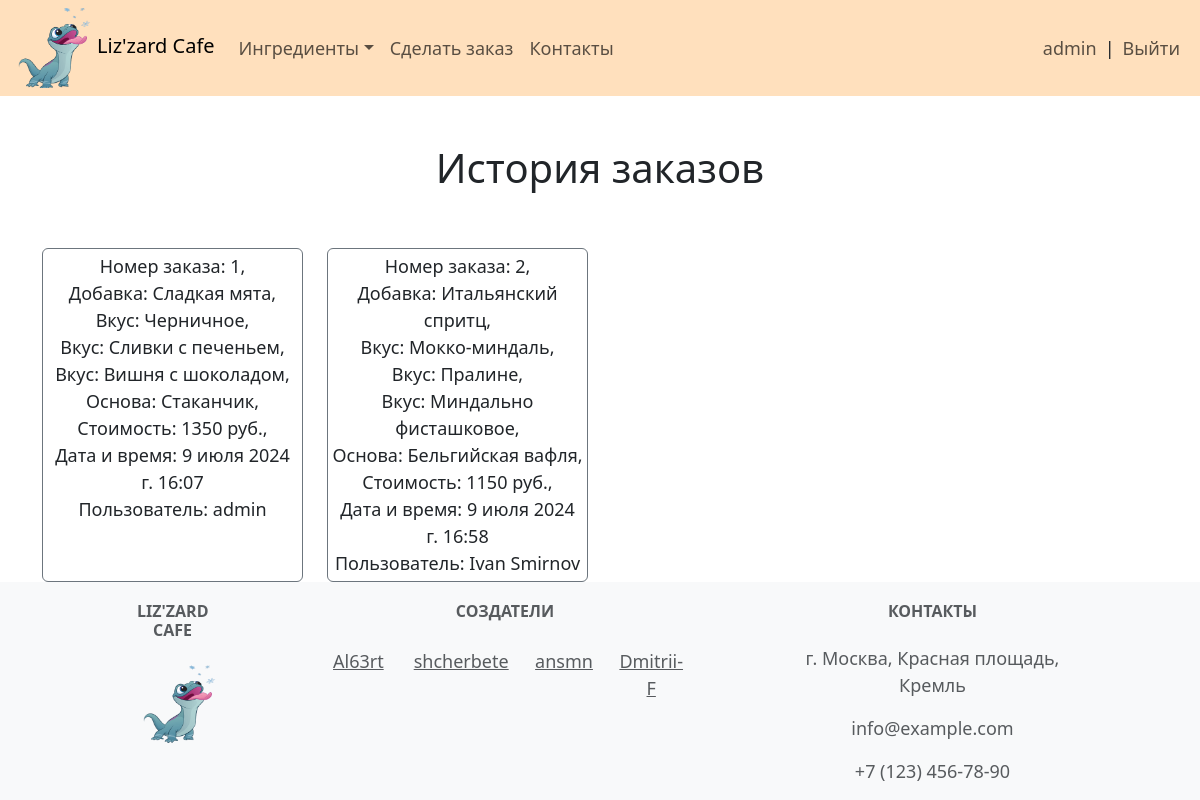
/all_orders/ (signed in), run on an earlier commit of the app's database.
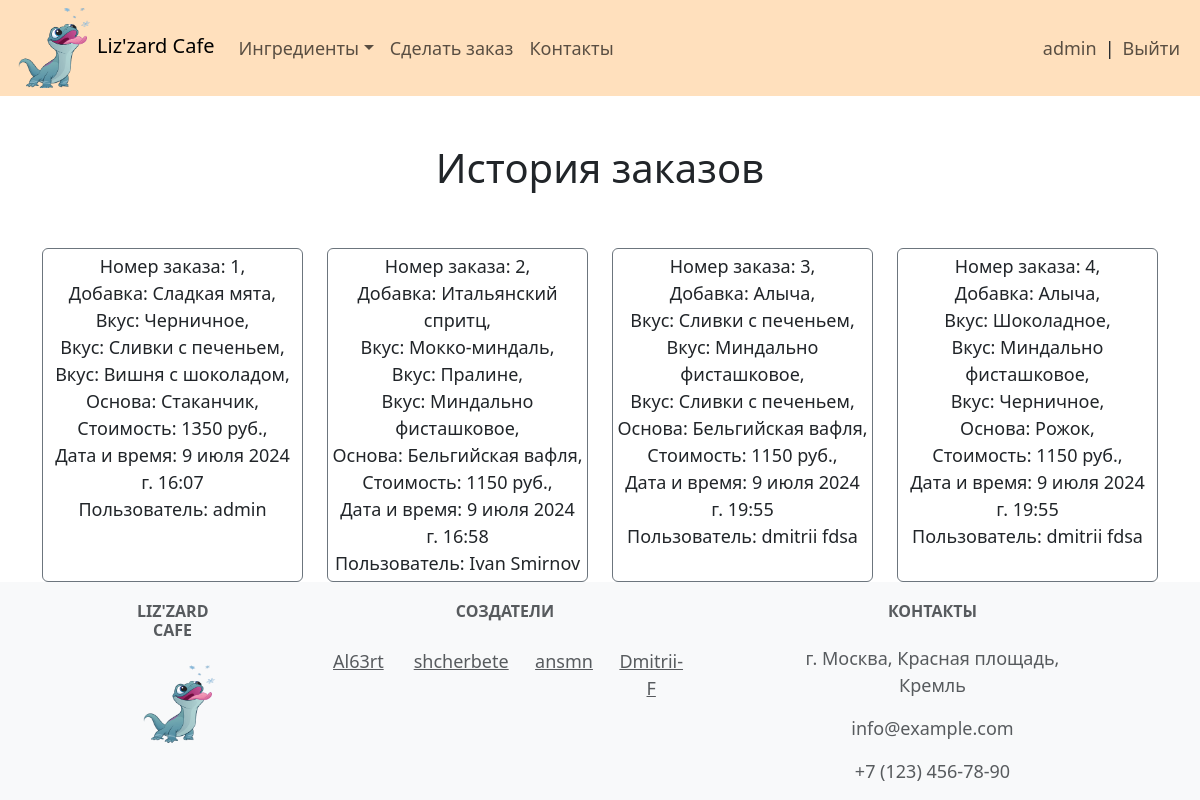
And on a later commit of the database.
### icecream_bar/models.py (models this page shows, shortened)
class IceCreamInContainer(models.Model):
    user = models.ForeignKey(User, on_delete=models.CASCADE)
    topping = models.ForeignKey(Topping, on_delete=models.CASCADE, verbose_name='Добавка')
    flavor3 = models.ForeignKey(Flavor, on_delete=models.CASCADE, related_name='flavor3',
                                verbose_name='Вкус')
    flavor2 = models.ForeignKey(Flavor, on_delete=models.CASCADE, related_name='flavor2',
                                verbose_name='Вкус')
    flavor1 = models.ForeignKey(Flavor, on_delete=models.CASCADE, related_name='flavor1',
                                verbose_name='Вкус')
    container = models.ForeignKey(Container, on_delete=models.CASCADE, verbose_name='Основа')
    total_price = models.DecimalField(max_digits=6, decimal_places=0, verbose_name='Стоимость')
    ordered_at = models.DateTimeField(auto_now_add=True)

class Topping(models.Model):
    name = models.CharField(max_length=100)
    description = models.TextField()
    image = models.ImageField(upload_to='Topping/', blank=True)
    price = models.PositiveIntegerField()
    def __str__(self):
        return self.name

class Flavor(models.Model):
    name = models.CharField(max_length=100)
    description = models.TextField()
    image = models.ImageField(upload_to='Flavor/', blank=True)
    price = models.PositiveIntegerField()
    def __str__(self):
        return self.name

class Container(models.Model):
    name = models.CharField(max_length=100)
    description = models.TextField()
    image = models.ImageField(upload_to='Container/', blank=True)
    price = models.PositiveIntegerField()
    def __str__(self):
        return self.name

### icecream_bar/views.py (the view)
# urls.py: path('all_orders/', views.AllOrdersListView.as_view(), name='all_orders'),
class AllOrdersListView(ListView):
    model = IceCreamInContainer
    template_name = 'icecream_bar/all_orders.html'
    def get_context_data(self):
        context = super().get_context_data()
        context['orders_list'] = IceCreamInContainer.objects.all()
        return context

### icecream_bar/templates/icecream_bar/all_orders.html
{% extends 'base/base.html' %}
{% block content %}
    {% for group in request.user.groups.all %}
        {% if group.name == 'admins' %}
            <div class="container text-center">
                <h1>
                    <br>
                    История заказов
                    <br>
                    <br>
                </h1>
                <div class="row row-cols-1 row-cols-sm-2 row-cols-xl-4 g-4">
                    {% for order in orders_list %}
                        <div class="col">
                            <div class="card border-secondary h-100 p-1">
                                Номер заказа: {{ order.id }},
                                <br>
                                Добавка: {{ order.topping }},
                                <br>
                                Вкус: {{ order.flavor3 }},
                                <br>
                                Вкус: {{ order.flavor2 }},
                                <br>
                                Вкус: {{ order.flavor1 }},
                                <br>
                                Основа: {{ order.container }},
                                <br>
                                Стоимость: {{ order.total_price }} руб.,
                                <br>
                                Дата и время: {{ order.ordered_at }}
                                <br>
                                Пользователь: {{ order.user.first_name }} {{ order.user.last_name }}
                                <br>
                            </div>
                        </div>
                        {% empty %}
                        <p>Нет заказов.</p>
                    {% endfor %}
                </div>
            </div>
        {% endif %}
    {% endfor %}
{% endblock %}

### templates/base/base.html (shortened to what this page needs)
<!DOCTYPE html>
<html lang="en">
    <head>
        <link href="https://cdn.jsdelivr.net/npm/bootstrap@5.3.3/dist/css/bootstrap.min.css"
              rel="stylesheet"
>
        {% load static %}
        <link rel="stylesheet" href="{% static 'main.css' %}">
    </head>
    <body class="d-flex flex-column min-vh-100">
        <header>
            {% include 'base/nav.html' %}
        </header>
        <main>
            {% block content %}{% endblock %}
        </main>
        <footer class="footer mt-auto">
            {% include 'base/footer.html' %}
        </footer>
    </body>
</html>

### templates/base/nav.html (shortened to what this page needs)
<nav class="navbar navbar-expand-lg color-navbar">
    <div class="container-fluid">
        {% load static %}
        <div class="logo">
            <a href="/">
                <img src="{% static 'image/logo.png' %}"
                     alt="Logo"
                     class="navbar-logo-img">
            </a>
        </div>
        <h4>
            <a class="navbar-brand" href="/">Liz'zard Cafe</a>
        </h4>
        <div class="collapse navbar-collapse" id="navbarSupportedContent">
            <ul class="navbar-nav me-auto mb-2 mb-lg-0">
                <li class="nav-item dropdown">
                    <a class="nav-link dropdown-toggle"
                       role="button"
                       data-bs-toggle="dropdown"
                       aria-expanded="false">Ингредиенты</a>
                </li>
                <li class="nav-item">
                    <a class="nav-link" href="{% url 'icecream_bar:order_create' %}">
                        Сделать заказ</a>
                </li>
                <li class="nav-item">
                    <a class="nav-link" href="/contacts/">Контакты</a>
                </li>
            </ul>
            <ul class="navbar-nav ms-auto mb-2 mb-lg-0">
                <li class="nav-item d-inline-flex align-items-center">
                    {% if user.is_authenticated %}
                        <a class="nav-link" href="{% url 'icecream_bar:profile' %}">
                            {{ user.username }}</a> |
                        <a class="nav-link" href="{% url 'logout' %}">Выйти</a>
                    {% else %}
                        <a class="nav-link" href="{% url 'login' %}">Войти</a>
                    {% endif %}
                </li>
            </ul>
        </div>
    </div>
</nav>

### templates/base/footer.html
<footer class="text-center text-lg-start bg-body-tertiary text-muted">
    <div class="pt-1">
        <div class="container text-center text-md-start mt-2">
            <div class="row mt-3">
                <div class="col-md-1 col-lg-1 col-xl-1 mx-auto mb-4">
                    <h6 class="text-center text-uppercase fw-bold mb-4">Liz'zard Cafe</h6>
                    {% load static %}
                    <a href="/">
                        <img src="{% static 'image/logo.png' %}" alt="Logo" class="logo">
                    </a>
                </div>
                <div class="col-md-2 col-xl-4">
                    <h6 class="text-center text-uppercase fw-bold">
                        Создатели
                        <br>
                        <br>
                    </h6>
                    <div class="row">
                        <div class="col text-center">
                            <p>
                                <a href="https://github.com/Al63rt" class="text-reset">Al63rt</a>
                            </p>
                        </div>
                        <div class="col text-center">
                            <p>
                                <a href="https://github.com/shcherbete"
                                   class="text-reset">shcherbete</a>
                            </p>
                        </div>
                        <div class="col text-center">
                            <p>
                                <a href="https://github.com/ansmn" class="text-reset">ansmn</a>
                            </p>
                        </div>
                        <div class="col text-center">
                            <p>
                                <a href="https://github.com/Dmitrii-F"
                                  class="text-reset">Dmitrii-F</a>
                            </p>
                        </div>
                    </div>
                </div>
                <div class="col-md-4 col-lg-3 col-xl-3 mx-auto mb-md-0 mb-4">
                    <h6 class="text-center text-uppercase fw-bold mb-4">Контакты</h6>
                    <p class="text-center">г. Москва, Красная площадь, Кремль</p>
                    <p class="text-center">info@example.com</p>
                    <p class="text-center">+7 (123) 456-78-90</p>
                </div>
            </div>
        </div>
    </div>
</footer>

### icecream_bar/static/main.css (style rules this page uses)
* + * { font-size: 18px; }
.logo { background-size: 100%; width: 85px; height: 80px; }
.navbar-logo-img { width: 100%; height: 100%; object-fit: cover; }
.h-100 { height: 100%; }
.color-navbar { background-color: #ffe0bd; }

What changed in the data, as far as the page shows it:
added IceCreamInContainer: id "3", topping "Алыча", flavor3 "Сливки с печеньем", flavor2 "Миндально фисташковое", flavor1 "Сливки с печеньем", container "Бельгийская вафля", total_price "1150", ordered_at "9 июля 2024 г. 19:55", user.first_name "dmitrii", user.last_name "fdsa"
added IceCreamInContainer: id "4", topping "Алыча", flavor3 "Шоколадное", flavor2 "Миндально фисташковое", flavor1 "Черничное", container "Рожок", total_price "1150", ordered_at "9 июля 2024 г. 19:55", user.first_name "dmitrii", user.last_name "fdsa"
